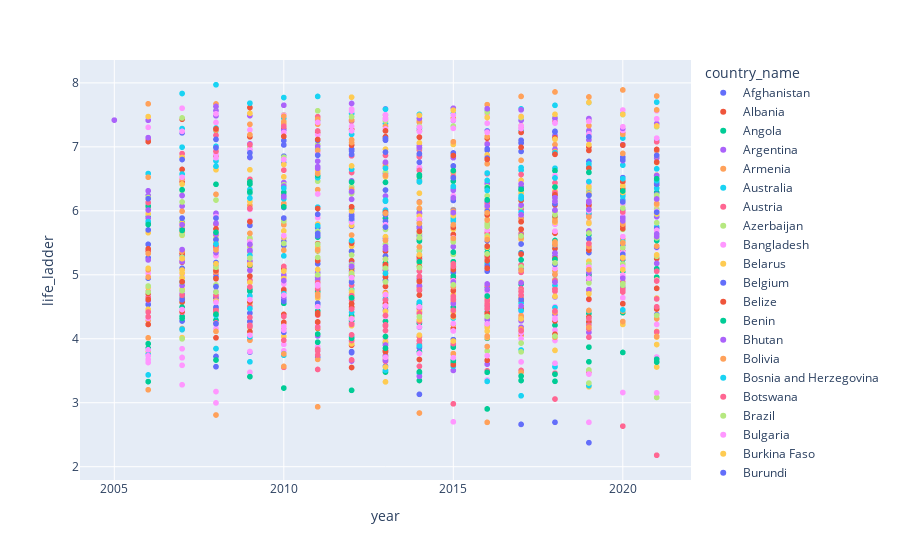

The code cell stored with this chart in its notebook:
### Code cell
fig = px.scatter(df, x='year', y='life_ladder', color='country_name')
fig.show()
